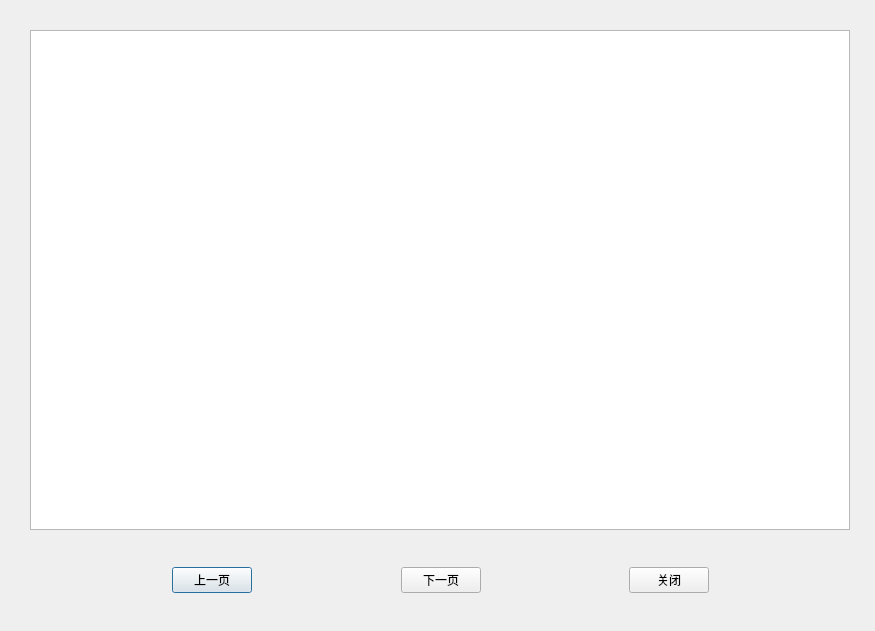
<?xml version="1.0" encoding="UTF-8"?>
<ui version="4.0">
 <class>Dialog</class>
 <widget class="QDialog" name="Dialog">
  <property name="geometry">
   <rect>
    <x>0</x>
    <y>0</y>
    <width>875</width>
    <height>631</height>
   </rect>
  </property>
  <property name="windowTitle">
   <string>Dialog</string>
  </property>
  <widget class="QGraphicsView" name="graphicsView">
   <property name="geometry">
    <rect>
     <x>30</x>
     <y>30</y>
     <width>820</width>
     <height>500</height>
    </rect>
   </property>
  </widget>
  <widget class="QWidget" name="horizontalLayoutWidget">
   <property name="geometry">
    <rect>
     <x>30</x>
     <y>540</y>
     <width>821</width>
     <height>80</height>
    </rect>
   </property>
   <layout class="QHBoxLayout" name="horizontalLayout">
    <item>
     <spacer name="horizontalSpacer_3">
      <property name="orientation">
       <enum>Qt::Horizontal</enum>
      </property>
      <property name="sizeHint" stdset="0">
       <size>
        <width>40</width>
        <height>20</height>
       </size>
      </property>
     </spacer>
    </item>
    <item>
     <widget class="QPushButton" name="pbPrepage">
      <property name="text">
       <string>上一页</string>
      </property>
     </widget>
    </item>
    <item>
     <spacer name="horizontalSpacer">
      <property name="orientation">
       <enum>Qt::Horizontal</enum>
      </property>
      <property name="sizeHint" stdset="0">
       <size>
        <width>40</width>
        <height>20</height>
       </size>
      </property>
     </spacer>
    </item>
    <item>
     <widget class="QPushButton" name="pbNextpage">
      <property name="text">
       <string>下一页</string>
      </property>
     </widget>
    </item>
    <item>
     <spacer name="horizontalSpacer_2">
      <property name="orientation">
       <enum>Qt::Horizontal</enum>
      </property>
      <property name="sizeHint" stdset="0">
       <size>
        <width>40</width>
        <height>20</height>
       </size>
      </property>
     </spacer>
    </item>
    <item>
     <widget class="QPushButton" name="pbClose">
      <property name="text">
       <string>关闭</string>
      </property>
     </widget>
    </item>
    <item>
     <spacer name="horizontalSpacer_4">
      <property name="orientation">
       <enum>Qt::Horizontal</enum>
      </property>
      <property name="sizeHint" stdset="0">
       <size>
        <width>40</width>
        <height>20</height>
       </size>
      </property>
     </spacer>
    </item>
   </layout>
  </widget>
 </widget>
 <resources/>
 <connections/>
</ui>
